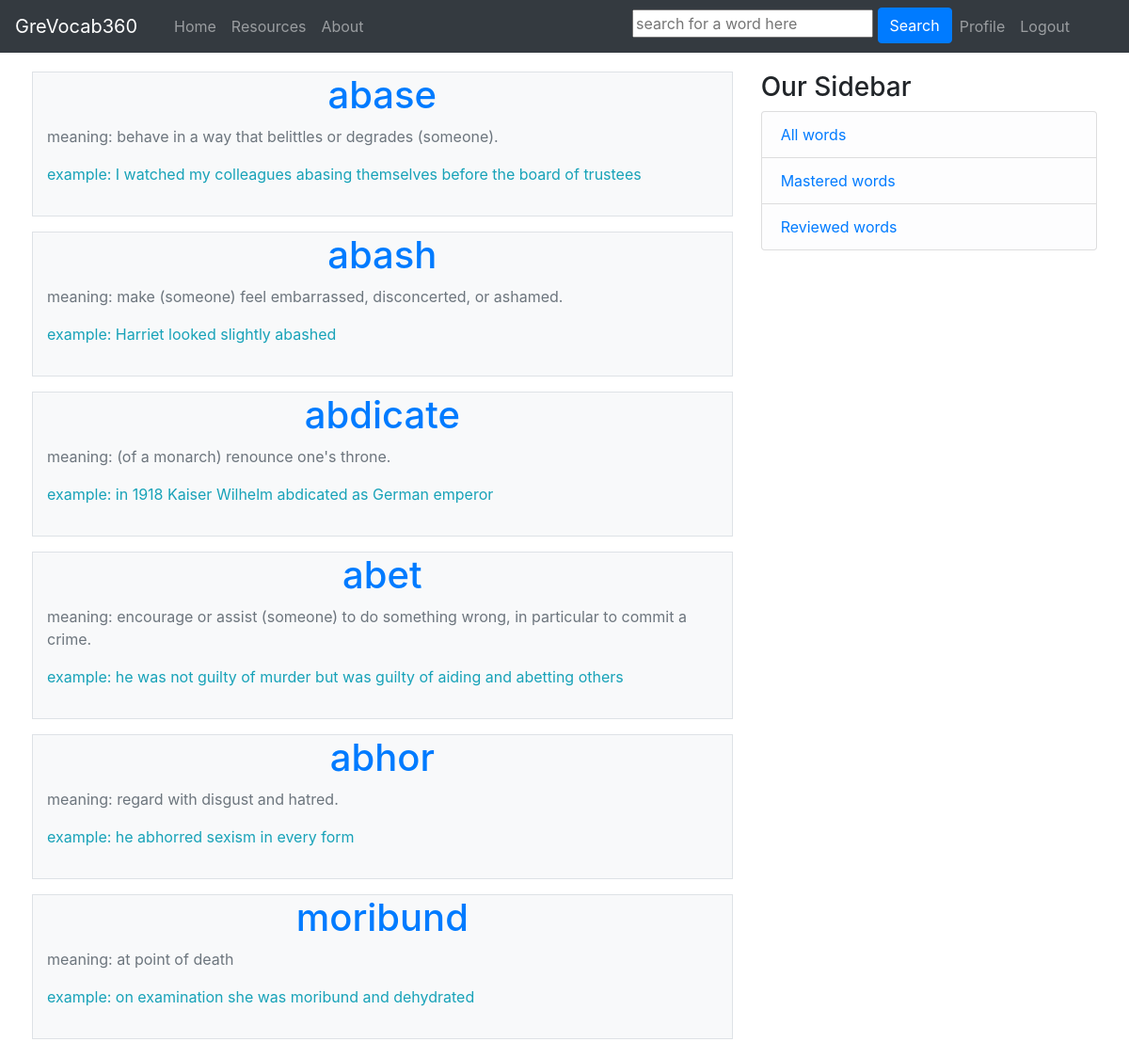
The app's page /allwords/1/ (signed in) with its own data.
### words/models.py (models this page shows, shortened)
class Words(models.Model):
    word = models.CharField(max_length=30)
    meaning = models.TextField()
    example_sentence = models.TextField()
    level = models.IntegerField()

### words/views.py (the view)
# urls.py: path('allwords/<int:level>/', views.AllWordsListView.as_view(), name='words-all'),
class AllWordsListView(LoginRequiredMixin, ListView):
    allow_empty = False
    model = Words
    template_name = 'words/words.html'
    context_object_name = 'words'
    paginate_by = 10
    def get_queryset(self):
        return Words.objects.filter(level=self.kwargs.get('level')).order_by('word')
    def get_context_data(self, **kwargs):
        context = super().get_context_data(**kwargs)
        context['sidebar'] = self.kwargs.get('level')
        return context

### words/templates/words/words.html (shortened to what this page needs)
{% extends "words/base.html" %}
{% block content %}
    {% if words %}
        {% for word in words %}
            <div class="container bg-light pb-3 mt-3 border">
                <div class="text-center">
                    <h1 class="text-primary">{{ word.word }}</h1>
                </div>
                <p class="text-secondary">meaning: {{ word.meaning }}</p>
                <p class="text-info">example: {{ word.example_sentence }}</p>
            </div>
        {% endfor %}
    {% elif search %}
        <br>
        <br>
        <h2>Your search yielded no results.</h2>
    {% else %}
        <br>
        <br>
        <h2>You don't have any words in this list.</h2>
    {% endif %}
{% endblock content %}

### words/templates/words/base.html (shortened to what this page needs)
{% load static %}
<!DOCTYPE html>
<html lang="en">
<head>
    <link rel="stylesheet" href="https://stackpath.bootstrapcdn.com/bootstrap/4.4.1/css/bootstrap.min.css">
    <link rel="stylesheet" type="text/css" href="{% static 'words/main.css' %}">
</head>
<body>
    <nav class="navbar navbar-expand-sm bg-dark navbar-dark">
        <a class="navbar-brand" href="{% url 'words-home' %}">GreVocab360</a>
        <div class="container ml-n3 mr-4">
            <ul class="navbar-nav">
                <li class="nav-item ml-3">
                    <a class="nav-link" href="{% url 'words-home' %}">Home</a>
                </li>
                <li class="nav-item">
                    <a class="nav-link" href="#">Resources</a>
                </li>
                <li class="nav-item">
                    <a class="nav-link" href="{% url 'words-about' %}">About</a>
                </li>
            </ul>
            <ul class="navbar-nav">
                {% if user.is_authenticated %}
                    <form method="get" action="{% url 'words-search' %}">
                        <input name="search_word" placeholder="search for a word here">
                        <button type="submit" class="btn btn-primary">Search</button>
                    </form>
                    <a class="nav-item nav-link" href="{% url 'profile' %}">Profile</a>
                    <a class="nav-item nav-link" href="{% url 'logout' %}">Logout</a>
                {% else %}
                    <a class="nav-item nav-link" href="{% url 'register' %}">Register</a>
                    <a class="nav-item nav-link" href="{% url 'login' %}">Login</a>
                {% endif %}
            </ul>
        </div>
    </nav>
    <div class="container p-1">
        <div class="row">
            <div class="col-md-8">
                {% block content %}{% endblock %}
            </div>
            <div class="col-md-4 mt-3">
                <div class="content-section">
                    <h3>Our Sidebar</h3>
                    <ul class="list-group">
                        {% if sidebar %}
                            <li class="list-group-item list-group-item-light"><a href="{% url 'words-all' sidebar %}">All words</a></li>
                            <li class="list-group-item list-group-item-light"><a href="{% url 'words-mastered' sidebar %}">Mastered words</a></li>
                            <li class="list-group-item list-group-item-light"><a href="{% url 'words-reviewed' sidebar %}">Reviewed words</a></li>
                        {% else %}
                            <li class="list-group-item list-group-item-light">All words</li>
                            <li class="list-group-item list-group-item-light">Mastered words</li>
                            <li class="list-group-item list-group-item-light">Reviewed words</li>
                        {% endif %}
                    </ul>
                </div>
            </div>
        </div>
    </div>
</body>
</html>

### records on screen
Words: word "abase", meaning "behave in a way that belittles or degrades (someone).", example_sentence "I watched my colleagues abasing themselves before the board of trustees"
Words: word "abash", meaning "make (someone) feel embarrassed, disconcerted, or ashamed.", example_sentence "Harriet looked slightly abashed"
Words: word "abdicate", meaning "(of a monarch) renounce one's throne.", example_sentence "in 1918 Kaiser Wilhelm abdicated as German emperor"
Words: word "abet", meaning "encourage or assist (someone) to do something wrong, in particular to commit a crime.", example_sentence "he was not guilty of murder but was guilty of aiding and abetting others"
Words: word "abhor", meaning "regard with disgust and hatred.", example_sentence "he abhorred sexism in every form"
Words: word "moribund", meaning "at point of death", example_sentence "on examination she was moribund and dehydrated"
